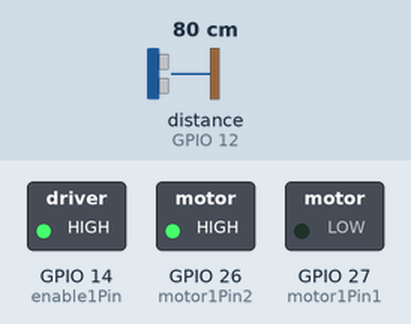
A program run on a simulated ESP32. Shown: switched loads named in the program (green lamp = pin HIGH). Wiring (inferred from the names in the program): ultrasonic range finder: trigger GPIO 5; echo GPIO 12. Inputs (shaded band) come from the test bench; at power-on: distance to the obstacle (sensor on GPIO 12) 80 cm. The echo pulse lasts 58.3 µs per cm; pins used as bus, display or sensor lines are not drawn; what the program prints to the serial monitor is not drawn.

Above: at 1.2 s.
1.3 s: distance to the obstacle (sensor on GPIO 12) set to 2 cm
2.8 s: distance to the obstacle (sensor on GPIO 12) set to 9 cm
Timing chart, 0 to 5.8 s (numbered marks = the images above; inputs shaded):
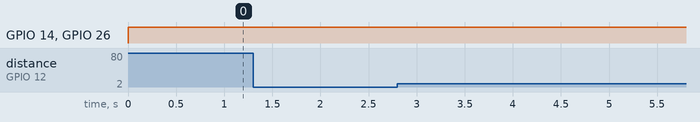

Measured:
- after the input at 1.3 s, every drawn part: stays the same
- after the input at 2.8 s, every drawn part: stays the same

The program:

main.cpp
```cpp
#include <Arduino.h>

const float ROLLER_DIAMETER = 20.0; // mm
const float MOTOR_RPM = 13;         // RPM at current duty cycle

const int trigPin = 5;
const int echoPin = 12;

int motor1Pin1 = 27;
int motor1Pin2 = 26;
int enable1Pin = 14;

const int freq = 30000;
const int pwmChannel = 0;
const int resolution = 8;
int dutyCycle = 255; // Medium speed (~60% of max)

// define sound speed in cm/uS
#define SOUND_SPEED 0.34
#define MM_TO_INCH 0.0393701

long duration;
float distanceMm;
float distanceInch;

SemaphoreHandle_t mutex;

unsigned long timer1_start = 0;
unsigned long timer2_start = 0;
bool timer1_active = false;
bool timer2_active = false;

// Data structure for measurements
struct MeasurementData
{
  unsigned long timestamp;    // Time in milliseconds
  unsigned long time_diff_ms; // Time difference (timer2 - timer1)
  float length_mm;            // Calculated length in mm
  float rpm;                  // Motor RPM
};

// Function to calculate belt length
float calculateLength(unsigned long time_diff_ms, float rpm, float diameter)
{
  // L = (π * diameter * rpm / 60) * time_seconds
  float time_seconds = time_diff_ms / 1000.0;
  float circumference = 3.14159 * diameter;        // mm
  float belt_speed = (circumference * rpm) / 60.0; // mm/s
  float length = belt_speed * time_seconds;        // mm
  return length;
}

// Function to send data to Python script via Serial
void sendDataToPython(MeasurementData data)
{
  // Send as JSON format for easy parsing
  Serial.println("DATA_START");
  Serial.print("{\"timestamp\":");
  Serial.print(data.timestamp);
  Serial.print(",\"time_diff_ms\":");
  Serial.print(data.time_diff_ms);
  Serial.print(",\"length_mm\":");
  Serial.print(data.length_mm, 6); // 6 decimal places for precision
  Serial.print(",\"rpm\":");
  Serial.print(data.rpm, 2); // 2 decimal places for RPM
  Serial.println("}");
  Serial.println("DATA_END");
}

// Motor control task - runs continuously forever
void motorTask(void *parameter)
{
  while (true)
  {
    // Move motor forward continuously
    digitalWrite(motor1Pin1, LOW);
    digitalWrite(motor1Pin2, HIGH);
    ledcWrite(pwmChannel, dutyCycle);

    vTaskDelay(100 / portTICK_PERIOD_MS);
  }
}

// Timer2 watchdog task - monitors if distance > 5 for more than 3 seconds
void timer2Task(void *parameter)
{
  while (true)
  {
    xSemaphoreTake(mutex, portMAX_DELAY);
    bool t2_active = timer2_active;
    unsigned long t2_start = timer2_start;
    unsigned long t1_start = timer1_start;
    xSemaphoreGive(mutex);

    if (t2_active)
    {
      unsigned long elapsed = millis() - t2_start;

      if (elapsed >= 5000) // 5 seconds
      {
        // Calculate time difference: timer2 - timer1
        unsigned long time_diff = t2_start - t1_start;

        // Calculate length using the formula: L = (π * diameter * rpm / 60) * time
        float length = calculateLength(time_diff, MOTOR_RPM, ROLLER_DIAMETER);

        // Create measurement data struct
        MeasurementData measurement;
        measurement.timestamp = millis();
        measurement.time_diff_ms = time_diff;
        measurement.length_mm = length;
        measurement.rpm = MOTOR_RPM;

        // Display results
        Serial.println("\n========================================");
        Serial.print("⏱️  Object detection time: ");
        Serial.print(time_diff);
        Serial.println(" ms");
        Serial.print("📏 Calculated belt length: ");
        Serial.print(length, 6); // 6 decimal places
        Serial.println(" mm");
        Serial.println("========================================\n");

        // Send data to Python script
        sendDataToPython(measurement);

        // Reset timers
        xSemaphoreTake(mutex, portMAX_DELAY);
        timer1_active = false;
        timer2_active = false;
        timer1_start = 0;
        timer2_start = 0;
        xSemaphoreGive(mutex);
      }
    }

    vTaskDelay(100 / portTICK_PERIOD_MS);
  }
}

void setup()
{
  Serial.begin(115200);
  pinMode(trigPin, OUTPUT);
  pinMode(echoPin, INPUT);

  pinMode(motor1Pin1, OUTPUT);
  pinMode(motor1Pin2, OUTPUT);
  pinMode(enable1Pin, OUTPUT);

  // Configure PWM
  ledcSetup(pwmChannel, freq, resolution);
  ledcAttachPin(enable1Pin, pwmChannel);

  // Create FreeRTOS mutex
  mutex = xSemaphoreCreateMutex();

  xTaskCreatePinnedToCore(
      motorTask,
      "MotorTask",
      2048,
      NULL,
      1,
      NULL,
      0);

  xTaskCreatePinnedToCore(
      timer2Task,
      "Timer2Task",
      4096,
      NULL,
      1,
      NULL,
      0);

  Serial.println("✅ System initialized");
  Serial.println("✅ Motor running continuously");
  Serial.println("✅ Timer tasks ready");
}

float readDistance()
{
  digitalWrite(trigPin, LOW);
  delayMicroseconds(2);
  digitalWrite(trigPin, HIGH);
  delayMicroseconds(10);
  digitalWrite(trigPin, LOW);

  duration = pulseIn(echoPin, HIGH);
  distanceMm = duration * SOUND_SPEED / 2;

  return distanceMm;
}

void loop()
{
  distanceMm = readDistance();

  Serial.print("Distance (mm): ");
  Serial.println(distanceMm);

  xSemaphoreTake(mutex, portMAX_DELAY);
  bool t1_active = timer1_active;
  bool t2_active = timer2_active;
  xSemaphoreGive(mutex);

  // Logic: If distance < 50, start timer1
  if (distanceMm < 50 && !t1_active)
  {
    xSemaphoreTake(mutex, portMAX_DELAY);
    timer1_start = millis();
    timer1_active = true;
    xSemaphoreGive(mutex);

    Serial.println("🟢 Timer1 started - Object detected!");
  }

  // Logic: If distance > 50 AND timer1 is active, start timer2 and show warning
  if (distanceMm > 50 && t1_active && !t2_active)
  {
    xSemaphoreTake(mutex, portMAX_DELAY);
    timer2_start = millis();
    timer2_active = true;
    xSemaphoreGive(mutex);

    Serial.println("⚠️  WARNING: Distance exceeded 50mm - Timer2 started!");
    Serial.println("⏳ Monitoring for 5 seconds...");
  }

  // SPIKE DETECTION: If distance drops back below 50mm while timer2 is running, reset timer2
  // This prevents spikes from triggering false measurements
  if (distanceMm < 50 && t2_active)
  {
    xSemaphoreTake(mutex, portMAX_DELAY);
    timer2_active = false;
    timer2_start = 0;
    xSemaphoreGive(mutex);

    Serial.println("🔄 SPIKE DETECTED! Timer2 reset - Distance back below 50mm");
    Serial.println("   Continuing to monitor...");
  }

  delay(100);
}
```
